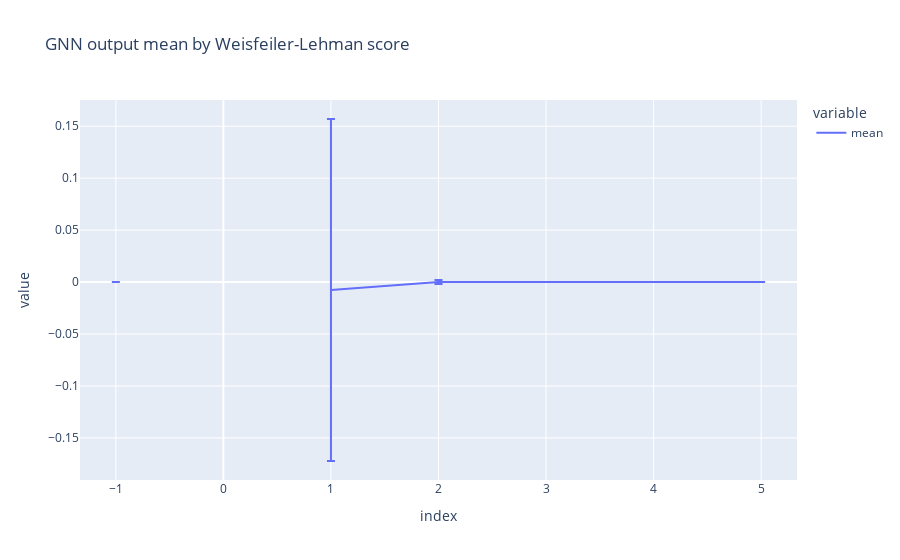

Here is the notebook cell this chart was saved with:
### Code cell
px.line(mean_std_df, title="GNN output mean by Weisfeiler-Lehman score", error_y="std")

### Figure 1 — Plotly figure (JSON) as saved in the notebook; plotly's stock layout.template omitted (floating-point values rounded to 4 significant figures)
{"data": [{"error_y": {"array": [6.511e-08, null, 0.1646, 0.001864, 6.398e-08, 5.364e-08, 0]}, "hovertemplate": "variable=mean<br>index=%{x}<br>value=%{y}<extra></extra>", "legendgroup": "mean", "line": {"color": "#636efa", "dash": "solid"}, "marker": {"symbol": "circle"}, "mode": "lines", "name": "mean", "orientation": "v", "showlegend": true, "type": "scatter", "x": [-1, 0, 1, 2, 3, 4, 5], "xaxis": "x", "y": [-1.616e-09, null, -0.007628, 6.434e-05, -2.007e-09, -9.313e-09, -8.382e-09], "yaxis": "y"}], "layout": {"legend": {"title": {"text": "variable"}, "tracegroupgap": 0}, "title": {"text": "GNN output mean by Weisfeiler-Lehman score"}, "xaxis": {"anchor": "y", "domain": [0, 1], "title": {"text": "index"}}, "yaxis": {"anchor": "x", "domain": [0, 1], "title": {"text": "value"}}}}
